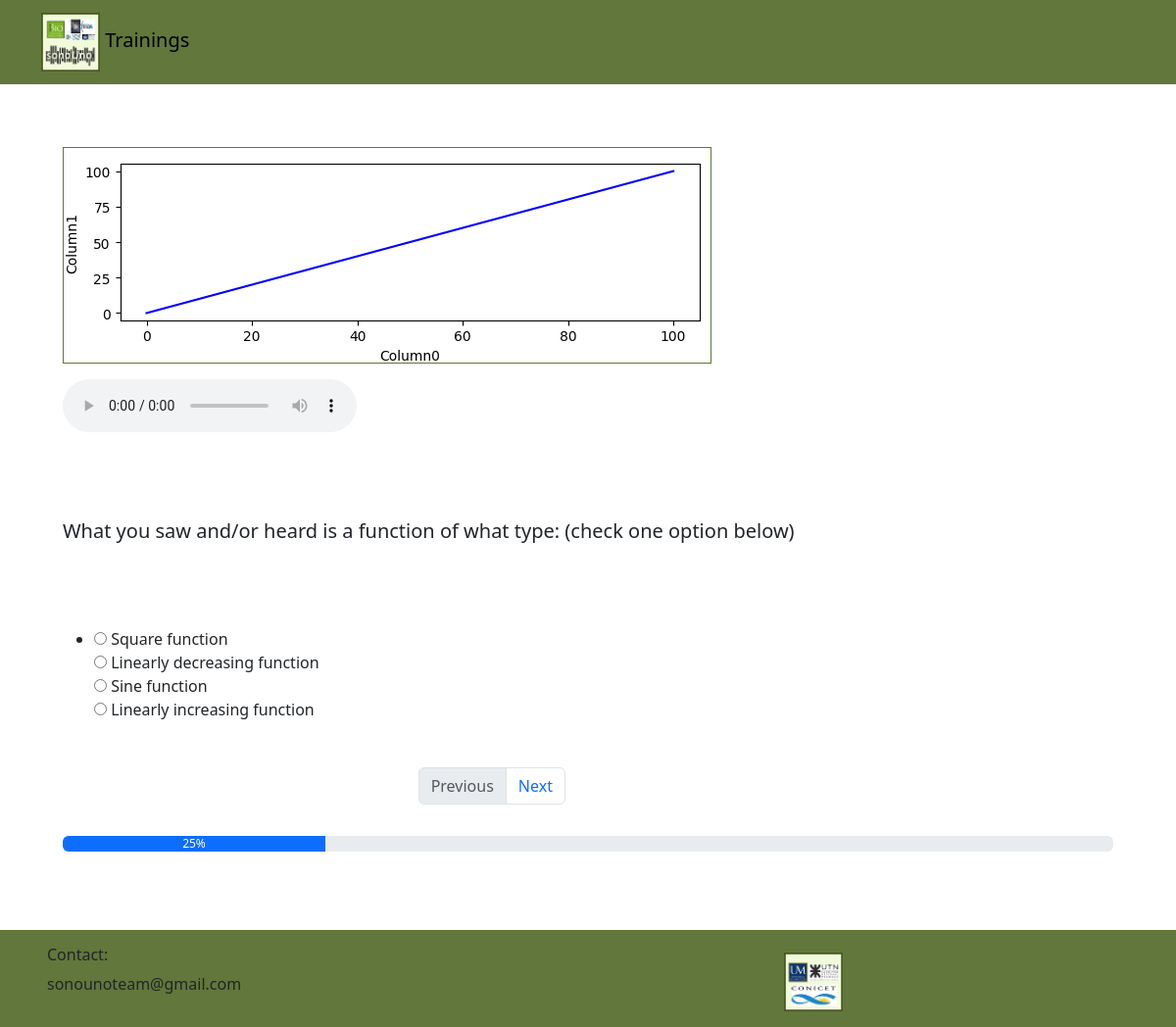
/trainingApp/3/, run on an earlier commit of the app's database.
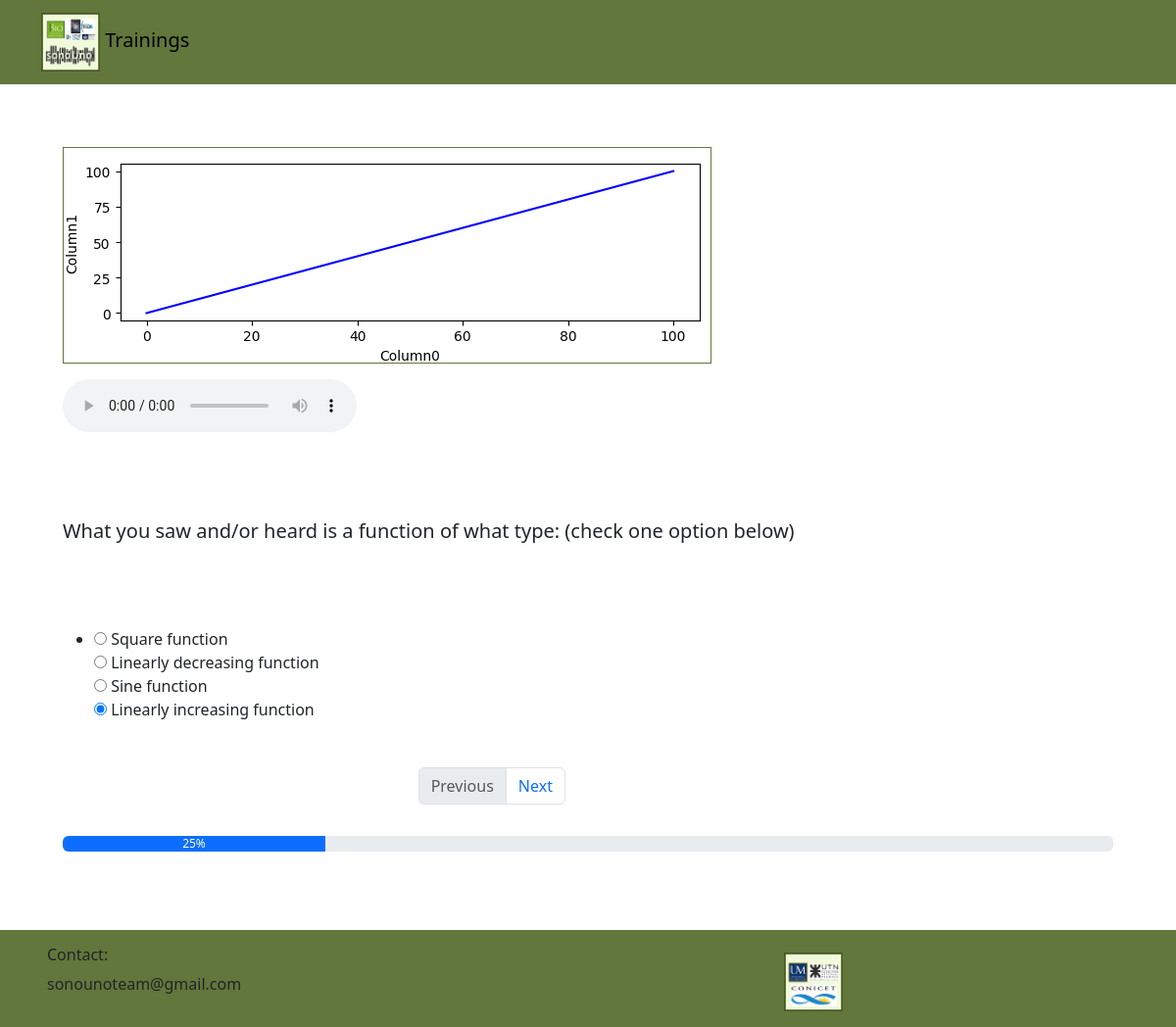
And on a later commit of the database.
### trainingApp/models.py (models this page shows, shortened)
class Deploy(models.Model):
    training = models.ForeignKey(Training, on_delete=models.CASCADE)
    deploy_image = models.ImageField(upload_to="trainingApp/images", blank=True)
    deploy_sound = models.FileField(upload_to="trainingApp/sound", blank=True)
    ch_d1 = models.CharField(max_length=50, null=True)
    ch_d2 = models.CharField(max_length=50, null=True)
    ch_d3 = models.CharField(max_length=50, null=True)
    ch_d4 = models.CharField(max_length=50, null=True)
    user_response = models.CharField(max_length=50, null=True)

### trainingApp/views.py (the view, shortened to what this page needs)
# urls.py: path("<int:deploy_id>/", views.DeployDetailView.as_view(), name="forms"),
class DeployDetailView(View):
    template_name = 'trainingApp/forms.html'
    def get(self, request, deploy_id):
        deploy = get_object_or_404(Deploy, pk=deploy_id)
        form = QuestionForm(instance=deploy)
        request.session['rnd_deploy'] = list(Deploy.objects.values_list('pk', flat=True))
        request.session['index'] = request.session.get('index', 0)
        return render(request, self.template_name, {'deploy': deploy, 'form': form})

### trainingApp/forms.py
class QuestionForm(forms.ModelForm):
    class Meta:
        model = Deploy
        fields = ['user_response']
    def __init__(self, *args, **kwargs):
        super(QuestionForm, self).__init__(*args, **kwargs)
        options = [
            ('ch_d1', self.instance.ch_d1),
            ('ch_d2', self.instance.ch_d2),
            ('ch_d3', self.instance.ch_d3),
            ('ch_d4', self.instance.ch_d4),
        ]
        self.fields['user_response'] = forms.ChoiceField(
            choices=options,
            widget=forms.RadioSelect(),
        )

### trainingApp/templates/trainingApp/forms.html (shortened to what this page needs)
<!DOCTYPE html>
<html lang="en">
<head>
    {% load bootstrap5 %}
    {% bootstrap_css %}
    {% load static %}
    <link rel="stylesheet" href="{% static 'trainingApp/style/style.css' %}">
</head>
<body>
    <header>
        <nav class="navbar navbar-light back">
            <div class="container">
                <a class="navbar-brand" href="#">
                    <img src="/static/trainingApp/images/logo1.png" alt="logo_ibio" width="60" height="60">
                    Trainings
                </a>
            </div>
        </nav>
    </header>
    <main>
        <form method="POST" action="{% url 'trainingApp:forms' deploy.id %}">
            <section class="form-deploy">
                <div class="form-deploy-image">
                    <img src="{{ form.instance.deploy_image.url }}" class="img-fluid im" alt="Displayed Image">
                </div>
                <div class="form-deploy-audio">
                    <audio controls>
                        <source  src="{{ form.instance.deploy_sound.url }}" type="audio/mpeg">
                    </audio>
                </div>
                <div class="form-question">
                    <p class="h5">What you saw and/or heard is a function of what type: (check one option below)</p>
                </div>
                <div class="form-choice">
                    <ul>
                        {% for field in form.visible_fields %}
                            <li>
                                {{ field }}
                            </li>
                        {% endfor %}
                    </ul>
                </div>
            </section>
            <section class="page-button">
                <div class="container-pagination">
                    <div class="row justify-content-center">
                        <nav aria-label="...">
                            <ul class="pagination">
                                <li class="page-item disabled">
                                    <a class="page-link" href="{% url 'trainingApp:prev' %}" tabindex="-1" aria-disabled="true">
                                            Previous
                                    </a>
                                </li>
                                <li class="page-item">
                                    <a class="page-link" href="{% url 'trainingApp:next' %}">Next</a>
                                </li>
                            </ul>
                        </nav>
                    </div>
                </div>
            </section>
            <section class="bar-p">
                <div class="progress">
                        <div class="progress-bar" role="progressbar" style="width: 25%;" aria-valuenow="25" aria-valuemin="0" aria-valuemax="100">25%</div>
                </div>
            </section>
        </form>
    </main>
    <footer class="back">
        <div class="row">
            <div class="col align-self-start">
                <p class="h6">Contact:</p>
                <p>sonounoteam@gmail.com</p>
            </div>
            <div class="col
            align-self-end">
                <img src="/static/trainingApp/images/logo2.png" alt="logos conicet-UM" width="60" height="60">
            </div>
        </div>
    </footer>
</body>
</html>

What changed in the data, as far as the page shows it:
changed Deploy: user_response "☐ Square function ☐ Linearly decreasing function ☐ Sine function ☐ Linearly increasing function" → "☐ Square function ☐ Linearly decreasing function ☐ Sine function ☑ Linearly increasing function"
